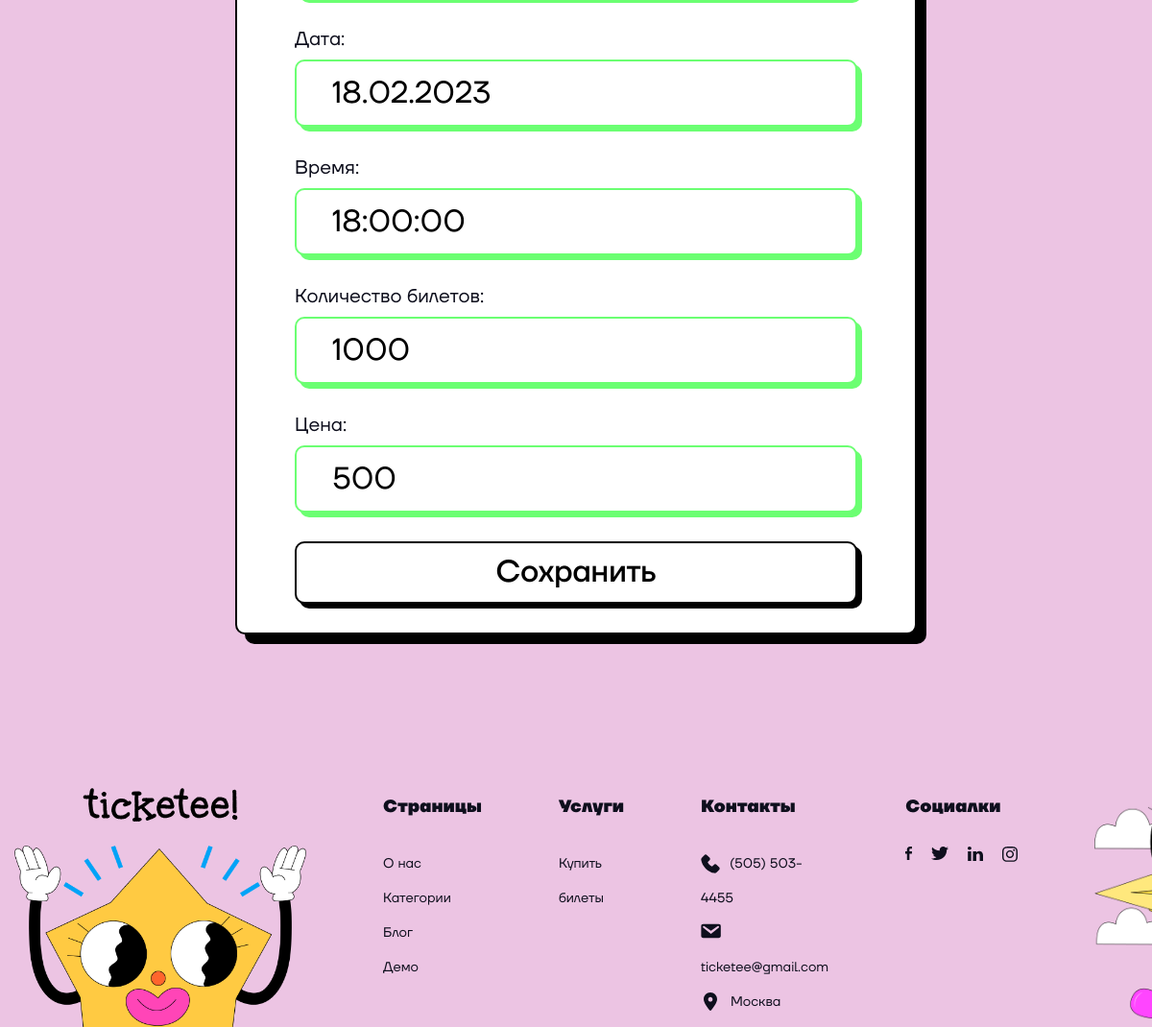
The page /events/update/5/ (lower part) on the database as committed earlier.
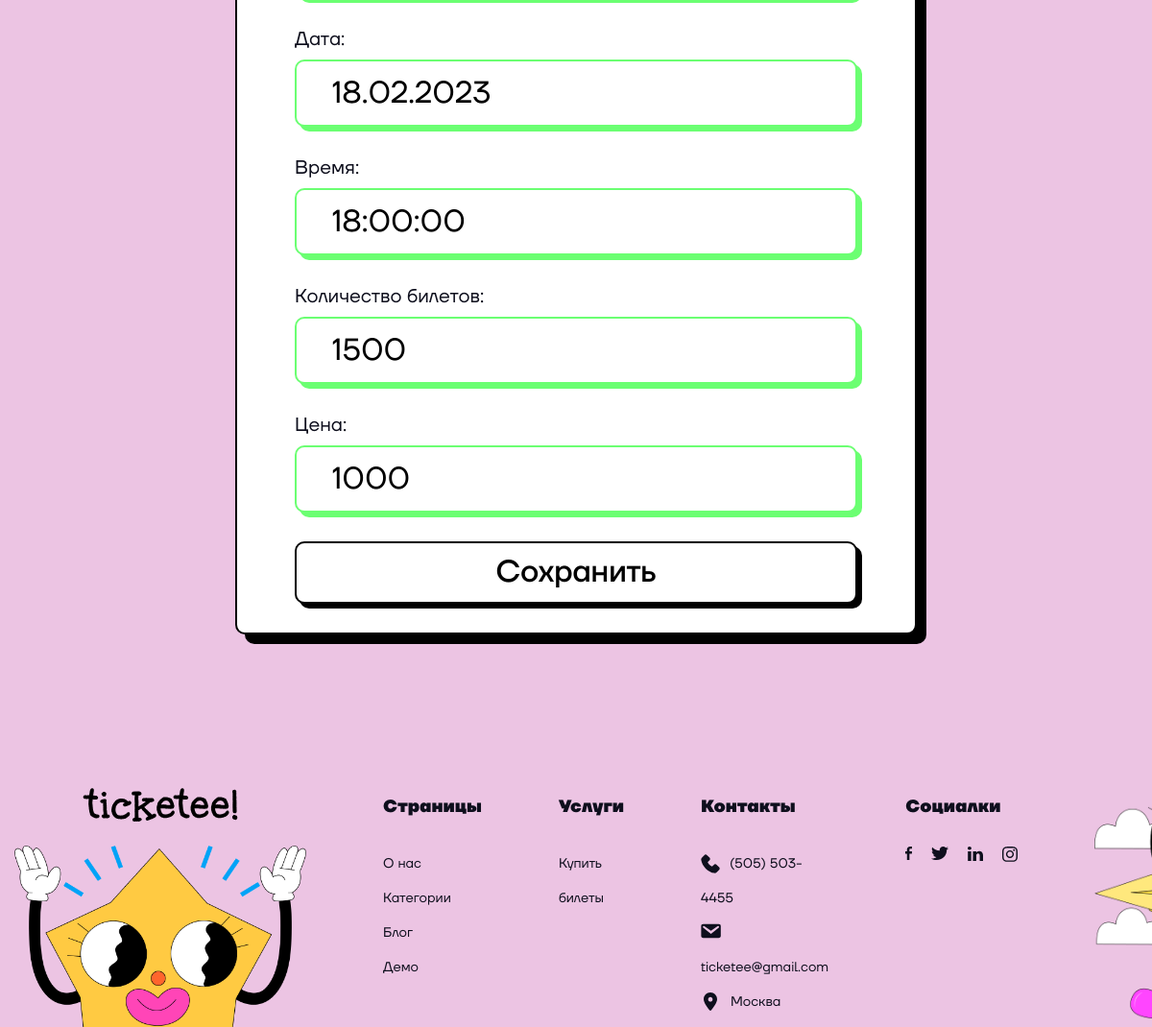
The same page on the database as committed later.
### events/models.py (models this page shows, shortened)
class Event(models.Model):
    name = models.CharField('Название', max_length=255)
    slug = models.SlugField(max_length=255, unique=True,
                            db_index=True, verbose_name="URL")
    description = models.TextField('Описание', help_text='Подробно опишите событие и расскажите про выступающих')
    date = models.DateField('Дата')
    time = models.TimeField('Время')
    performer = models.CharField('Выступающий', max_length=255)
    category = models.ForeignKey(
        'Category', on_delete=models.PROTECT, verbose_name='Категория')
    location = models.CharField('Место', max_length=255)
    is_available = models.BooleanField('Доступность', default=True)
    quantity = models.IntegerField('Количество билетов')
    price = models.IntegerField('Цена')
    photo = models.ImageField('Фото', upload_to="photos/events")
    class Meta:
        verbose_name = 'Событие'
        verbose_name_plural = 'События'
        ordering = ['date']

### events/views.py (the view)
# urls.py: path('update/<int:pk>/', update_event, name='update-event'),
def update_event(request, pk):
    event = Event.objects.get(pk = pk)
    form = AddEventForm(instance = event)
    if request.method == 'POST':
        form = AddEventForm(request.POST, request.FILES, instance=event)
        if form.is_valid():
            form.save()
            return redirect('home')
    context = {'form': form, 'title': 'Редактировать событие', 'action': 'Сохранить', 'event': event}
    return render(request, 'events/update_event.html', context)

### events/forms.py (shortened to what this page needs)
class AddEventForm(forms.ModelForm):
    def __init__(self, *args, **kwargs):
        super(AddEventForm, self).__init__(*args, **kwargs)
        self.fields['category'].empty_label = 'Категория не выбрана'
    class Meta:
        model = Event
        fields = ['name', 'slug', 'category', 'description', 'photo', 'location', 'performer', 'date', 'time', 'quantity', 'price']

### events/models.py (called while the page is built)
    def __str__(self):
        return self.name

### events/templates/events/update_event.html (shortened to what this page needs)
{% extends 'main/layout.html' %}
{% load i18n %}
{% load static %}
{% block main %}
<main class="page">
    <div class="page__container _container">
        <section class="form-section">
            <form class="page__form form" action="{% url 'update-event' event.pk %}" method="post" enctype="multipart/form-data">
                <fieldset>
                        {% for field in form %}
                            <div>
                                {{field.label_tag}}
                                {{field}}
                            </div>
                        {% endfor %}
                        <button class="register-button button" type="submit">{{action}}</button>
                </fieldset>
            </form>
        </section>
    </div>
</main>
{% endblock %}

### main/templates/main/layout.html (shortened to what this page needs)
{% load static %}
{% load i18n %}
<!DOCTYPE html>
<html lang="ru">
<head>
    <link href="{% static 'css/style.css' %}" rel="stylesheet">
    <link href="{% static 'css/dropdown.css' %}" rel="stylesheet">
</head>
<body>
    <div class="wrapper">
                            {% get_current_language as LANGUAGE_CODE %}
                            {% get_current_language as LANGUAGE_CODE %}
                            {% get_available_languages as LANGUAGES %}
                            {% get_language_info_list for LANGUAGES as languages %}
        {% block main %}
        {% endblock %}
        <footer class="footer">
            <div class="footer__container _container">
                <a href="#"><img class="footer__logo" src="{% static 'img/logo.svg' %}" alt="logo"></a>
                <img width="304px" class="star" src="{% static 'img/smile1.png' %}" alt="smiling-star">
                <div class="footer__menu menu">
                    <div class="menu__wrapper">
                        <h3 class="menu__heading">{% trans 'Страницы' %}</h3>
                        <ul class="menu__list">
                            <li class="menu__item"><a href="{% url 'about' %}" class="menu__link">{% trans 'О нас' %}</a></li>
                            <li class="menu__item"><a href="#" class="menu__link">{% trans 'Категории' %}</a></li>
                            <li class="menu__item"><a href="#" class="menu__link">{% trans 'Блог' %}</a></li>
                            <li class="menu__item"><a href="#" class="menu__link">{% trans 'Демо' %}</a></li>
                        </ul>
                    </div>
                    <div class="menu__wrapper">
                        <h3 class="menu__heading">{% trans 'Услуги' %}</h3>
                        <ul class="menu__list">
                            <li class="menu__item"><a href="{% url 'events' %}" class="menu__link">{% trans 'Купить билеты' %}</a></li>
                        </ul>
                    </div>
                    <div class="menu__wrapper">
                        <h3 class="menu__heading">{% trans 'Контакты' %}</h3>
                        <ul class="menu__list">
                            <li class="menu__item"><a href="tel:+79503858079" class="menu__link"><img class="menu__icon" src="{% static 'img/icons/phone.svg' %}" alt="phone">(505) 503-4455</a></li>
                            <li class="menu__item"><a href="mailto:tamirsundureev@gmail.com" class="menu__link"><img class="menu__icon" src="{% static 'img/icons/mail.svg' %}" alt="email">ticketee@gmail.com</a></li>
                            <li class="menu__item"><a href="#" class="menu__link"><img class="menu__icon" src="{% static 'img/icons/pin.svg' %}" alt="location">{% trans 'Москва' %}</a></li>
                        </ul>
                    </div>
                    <div class="menu__wrapper">
                        <h3 class="menu__heading">{% trans 'Социалки' %}</h3>
                        <ul class="menu__list icons-wrapper">
                            <li class="menu__item"><a href="#" class="menu__link"><img src="{% static 'img/icons/facebook.svg' %}" alt="facebook"></a></li>
                            <li class="menu__item"><a href="#" class="menu__link"><img src="{% static 'img/icons/twitter.svg' %}" alt="twitter"></a></li>
                            <li class="menu__item"><a href="#" class="menu__link"><img src="{% static 'img/icons/linked.svg' %}" alt="linkedin"></a></li>
                            <li class="menu__item"><a href="#" class="menu__link"><img src="{% static 'img/icons/instagram.svg' %}" alt="instagram"></a></li>
                        </ul>
                    </div>
                    <img class="paper-plane" width="217px" src="{% static 'img/paper-plane.png' %}" alt="paper-plane">
                </div>
            </div>
        </footer>
    </div>
</body>
</html>

### static/css/style.css (style rules this page uses)
* { padding: 0; margin: 0; border: 0; }
*, *:before, *:after { -moz-box-sizing: border-box; -webkit-box-sizing: border-box; box-sizing: border-box; }
navnav, footer, header, aside { display: block; }
html, body { height: 100%; width: 100%; font-size: 100%; line-height: 1; font-family: 'TTFirsNeue'; color: #0E0F1D; }
body { background-color: rgb(236, 196, 227); }
input, button, textarea { font-family: inherit; }
button { cursor: pointer; }
a, a:visited { text-decoration: none; }
ul li { list-style: none; }
img { vertical-align: top; }
h1, h2, h3, h4, h5, h6 { font-size: inherit; font-weight: 400; }
a { color: inherit; }
::placeholder { opacity: 0.5; }
.wrapper { min-height: 100%; overflow: hidden; display: flex; flex-direction: column; }
main { flex: 1 1 auto; }
._container { max-width: 1440px; margin: 0 auto; padding: 0 15px; }
footer { margin-top: 100px; height: 309px; padding-top: 31px; position: relative; }
.footer__container { display: flex; padding-top: 17px; }
.footer__logo { margin-left: 71px; }
.star { position: absolute; bottom: -115px; }
.footer__menu { display: flex; margin-left: 150px; padding-top: 20px; }
.menu__wrapper { margin-right: 80px; }
.menu__heading { font-weight: 700; font-size: 18px; line-height: 23px; margin-bottom: 30px; }
.menu__link { font-size: 14px; line-height: 36px; color: #0E0F1D; }
.icons-wrapper { display: flex; gap: 20px; }
.menu__icon { padding-top: 8px; margin-right: 10px; }
.menu__item:last-child .menu__icon { margin-right: 14px; padding-left: 3px; }
.page__form { width: 710px; height: 100%; background: #FFFFFF; border: 2px solid #000000; box-shadow: 10px 10px 0px #000000; border-radius: 10px; }
.page__form fieldset { display: flex; flex-direction: column; padding: 60px 60px 30px 60px; }
.page__form label { font-size: 20px; }
.page__form input { width: 100%; height: 70px; background: #FFFFFF; border: 2px solid #000000; box-shadow: 5px 5px 0px #000000; border-radius: 10px; font-size: 32px; text-align: justify; padding: 22px 37px; margin-top: 10px; }
.page__form input:valid { border: 2px solid rgba(0, 255, 13, 0.58); box-shadow: 5px 5px 0px rgba(0, 255, 13, 0.58); }
.page__form div:not(:last-child) { margin-bottom: 30px; }
.page__form button { background: #FFFFFF; border: 2px solid #000000; box-shadow: 5px 5px 0px #000000; border-radius: 10px; padding: 10px 100px; font-weight: 500; font-size: 32px; text-align: center; color: #000000; }
.form-section { display: flex; margin: 0 auto; justify-content: center; margin-top: 70px; }

Rows that differ between the two databases and show on the page:
changed Event: quantity "1000" → "1500"; price "500" → "1000"
